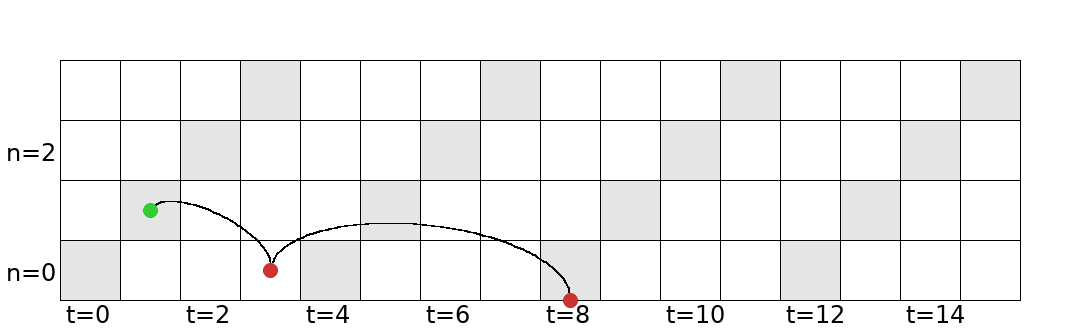

Recreate this plot in Python.
''' author: samuel tenka
    change: 2019-03-25 
    create: 2019-03-25 
    descrp: render SGD diagrams   
'''

import matplotlib.pyplot as plt
import numpy as np
from skimage.draw import circle, circle_perimeter_aa, line_aa, rectangle
from PIL import Image, ImageDraw, ImageFont

fnt = ImageFont.truetype('Pillow/Tests/fonts/DejaVuSans.ttf', 24)

black = (0.0, 0.0, 0.0)
red   = (0.8, 0.2, 0.2)
green = (0.2, 0.8, 0.2)
blue  = (0.2, 0.2, 0.8)
gold  = (0.9, 0.7, 0.0)
colors = [red, green, blue, gold, black]

def draw_disk_aa(img, row, col, rad=7, color=black):
    expanded_color = np.expand_dims(np.expand_dims(np.array(color), 0), 0)
    rr, cc, val = circle_perimeter_aa(row, col, rad)
    img[rr, cc, :] = np.expand_dims(val, 2)
    img[rr, cc, :] = img[rr, cc, :] * (1.0 - expanded_color)
    img[rr, cc, :] = 0.95 - img[rr, cc, :]
    rr, cc = circle(row, col, rad)
    img[rr, cc, :] = expanded_color

def draw_line_aa(img, row_s, col_s, row_e, col_e, color=black):
    expanded_color = np.expand_dims(np.expand_dims(np.array(color), 0), 0)
    rr, cc, val = line_aa(row_s, col_s, row_e, col_e)
    #img[rr, cc, :] = np.expand_dims(val, 2)
    #img[rr, cc, :] = img[rr, cc, :] * expanded_color
    img[rr, cc, :] = np.minimum(img[rr, cc, :], np.expand_dims(val, 2) * expanded_color)

def draw_arc_aa(img, row_s, col_s, row_e, col_e, curve=1.0, color=black):
    length = ((row_e-row_s)**2 + (col_e-col_s)**2)**0.5  
    row_diff = (row_e-row_s)
    col_diff = (col_e-col_s)

    get_rr = lambda t: int(row_s + (row_e-row_s)*t - curve * (1.0-(2*t-1)**2)**0.5 * col_diff) 
    get_cc = lambda t: int(col_s + (col_e-col_s)*t + curve * (1.0-(2*t-1)**2)**0.5 * row_diff)  
    times = np.arange(0.0, 1.0+1e-5, 1.0/int(length/3.0))
    times = ((np.abs(2*times-1) * np.sign(2*times-1))+1)/2
    points = [(get_rr(t), get_cc(t)) for t in times] 
    for (r, c), (rr, cc) in zip(points, points[1:]):
        draw_line_aa(img, r, c, rr, cc, color)

N = 4
T = 16
MARG = 30
SPACE = 60
height = 3*MARG + N*SPACE
width  = 4*MARG + T*SPACE
get_r = lambda n: int(2*MARG + (N-n)*SPACE )
get_c = lambda t: int(2*MARG + t*SPACE)

def draw_grid(img): 
    for n in range(N+1):
        draw_line_aa(img, get_r(n), get_c(0), get_r(n), get_c(T))
    for t in range(T+1):
        draw_line_aa(img, get_r(0), get_c(t), get_r(N), get_c(t))

def draw_edges(img, nts):
    for (n, t), (nn, tt) in zip(nts, nts[1:]):
        draw_arc_aa(img, get_r(n+0.5), get_c(t+0.5), get_r(nn+0.5), get_c(tt+0.5), curve=0.2)

def fill_boxes(img, nts):
    for (n, t) in nts:
        rr, cc = rectangle((get_r(n), get_c(t)), (get_r(n+1), get_c(t+1)))
        img[rr, cc, :] = 0.9

def draw_nodes(img, nts):
    ns = sorted(list(set(int(n) for n,t in nts if t < T-0.5)))
    for n, t in nts:
        if not (t < T-0.5): continue
        draw_disk_aa(img, get_r(n+0.5), get_c(t+0.5), color=colors[ns.index(int(n))])

def draw_diagram(img, ntss):
    for nts in ntss:
        draw_edges(img, nts)
    draw_nodes(img, [nt for nts in ntss for nt in nts])

def draw(filename): 
    img = np.ones((height, width, 3), dtype=np.float32)
    fill_boxes(img, [(i%N, i%T) for i in range(max(N, T))])
    draw_grid(img)

    # translates of an order 2 diagram:
    draw_diagram(img, [[(1, 1    ), (0, 3),        (-0.5    , 8    )]])

    plt.imsave(filename, img)


draw('spacetime-b.png')

#=============================================================================

im = Image.open("spacetime-b.png")

draw = ImageDraw.Draw(im)

for t in range(0, T, 2):
    draw.text((get_c(t+0.1), get_r(0.0)), "t=%d"%t, font=fnt, fill=(0,0,0,255))
for n in range(0, N, 2):
    draw.text((get_c(-0.9), get_r(n+0.7)), "n=%d"%n, font=fnt, fill=(0,0,0,255))

im.save('spacetime-b.png')
